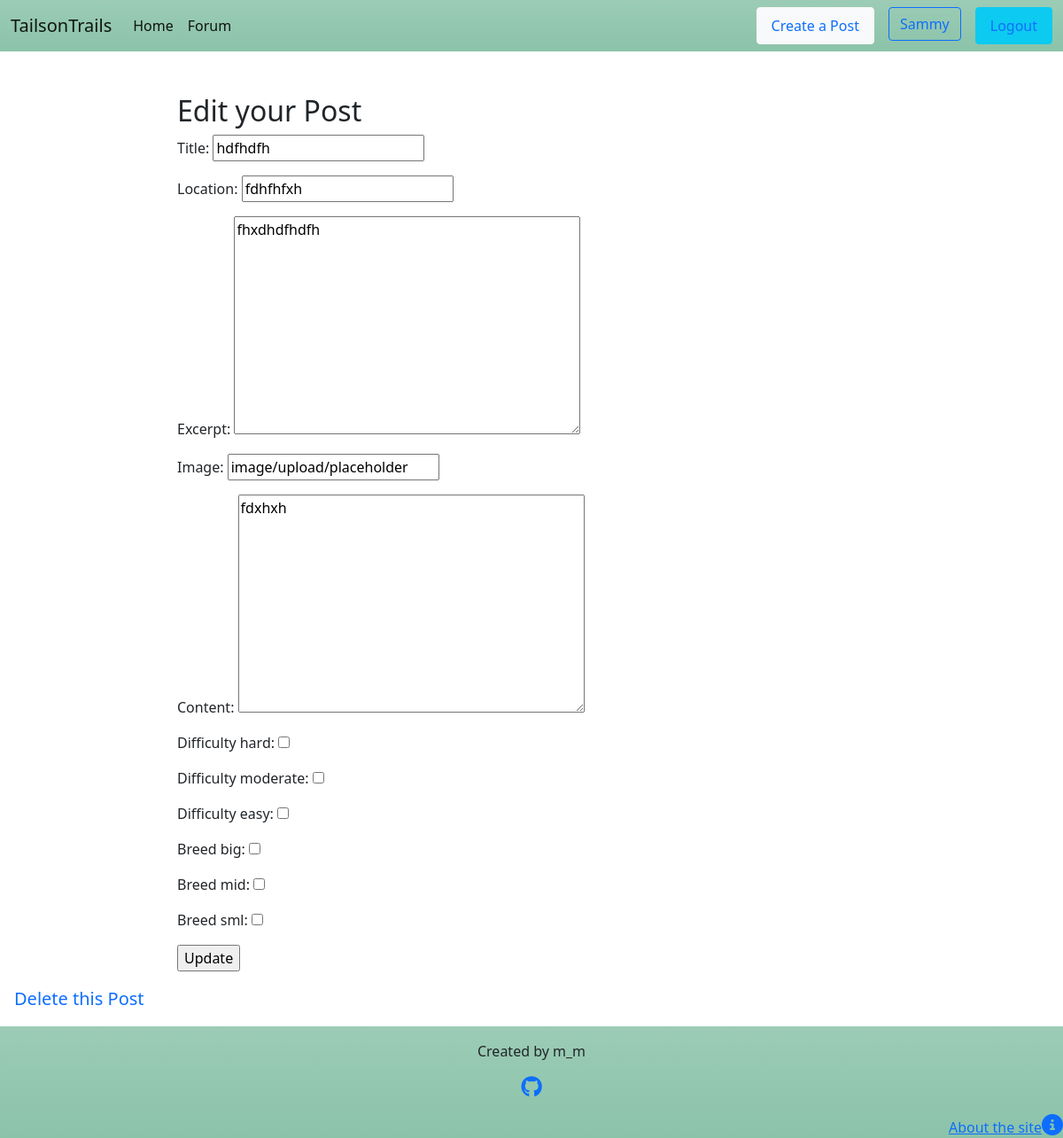
Page /edit_post/hdfhdfh (signed in) on the committed database.
### forum/models.py (models this page shows, shortened)
class Post(models.Model):
    title = models.CharField(max_length=200, unique=True)
    location = models.CharField(max_length=50)
    slug = models.SlugField(max_length=200, unique=True)
    author = models.ForeignKey(
        User, on_delete=models.CASCADE, related_name="forum_posts"
    )
    featured_image = CloudinaryField('image', default='placeholder')
    excerpt = models.TextField(blank=True)
    updated_on = models.DateTimeField(auto_now=True)
    content = models.TextField()
    difficulty_hard = models.BooleanField(default=False)
    difficulty_moderate = models.BooleanField(default=False)
    difficulty_easy = models.BooleanField(default=False)
    breed_big = models.BooleanField(default=False)
    breed_mid = models.BooleanField(default=False)
    breed_sml = models.BooleanField(default=False)
    created_on = models.DateTimeField(auto_now_add=True)
    status = models.IntegerField(choices=STATUS, default=0)
    likes = models.ManyToManyField(
        User, related_name='blogpost_like', blank=True)
    class Meta:
        ordering = ["-created_on"]

### forum/views.py (the view)
# urls.py: path('edit_post/<slug:slug>', views.edit_post, name='post_edit'),
def edit_post(request, slug):
    post = get_object_or_404(Post, slug=slug)
    if request.user != post.author:
        raise Http404
    edit_post_form = forms.CreatePostForm(request.POST or None, instance=post)
    if edit_post_form.is_valid():
        edit_post_form.save()
        return redirect('posts')
    return render(
                request, 'post_edit.html',
                context= {'edit_post_form': edit_post_form,
                'slug': slug},
                )

### forum/forms.py
class CreatePostForm(forms.ModelForm):
    title = forms.CharField(label='Title')
    class Meta:
        model = Post
        fields = ('title', 'location', 'excerpt',
        'featured_image', 'content','difficulty_hard',
        'difficulty_moderate','difficulty_easy',
        'breed_big', 'breed_mid','breed_sml' )

### templates/post_edit.html (shortened to what this page needs)
{% extends "base.html" %}
{% block content %}
<div class="col col-md-8 offset-md-2 mt-5">
    <h2>Edit your Post</h2>
<form method="POST">
    {{ edit_post_form.as_p }}
    <input type="submit" value="Update" class="mb-3">
</form>
</div>
<p><a class="navbar-brand ms-3" href="{% url 'post_delete' slug=slug %}">Delete this Post</a></p>
{% endblock %}

### templates/base.html (shortened to what this page needs)
{% load static %}
<!DOCTYPE html>
<html lang="en">
<head>
    <link href="https://cdn.jsdelivr.net/npm/bootstrap@5.1.1/dist/css/bootstrap.min.css" rel="stylesheet"
>
    <link rel="stylesheet" href="{% static 'css/style.css' %}">
</head>
<body>
    <header>
        <nav class="navbar navbar-expand-lg navbar-light bg-success bg-gradient bg-opacity-50">
            <div class="container-fluid">
                <a class="navbar-brand" href="{% url 'home' %}"><span class="brand">T<span>ails</span>on<span
                            class="brand">T</span>rails</span></span></a>
                <div class="collapse navbar-collapse" id="navbarText">
                    <ul class="navbar-nav me-auto mb-2 mb-lg-0">
                        <li class="nav-item">
                            <a class="nav-link active" aria-current="page" href="{% url 'home' %}">Home</a>
                        </li>
                        <li class="nav-item">
                            <a class="nav-link active" aria-current="page" href="{% url 'posts' %}">Forum</a>
                        </li>
                    </ul>
                    <ul class="nav">
                        {% if user.is_authenticated %}
                        <li class="nav-item">
                            <a class="nav-link btn btn-light me-3" href="{% url 'create_post' %}">Create a Post</a>
                        </li>
                        <li class="nav-item">
                            <a class="btn btn-outline-primary me-3"
                                href="{% url 'profile_edit' %}">{{user.username|title}}</a>
                        </li>
                        <li class="nav-item">
                            <a class="nav-link btn btn-info" href="{% url 'account_logout' %}">Logout</a>
                        </li>
                        {% endif %}
                    </ul>
                </div>
            </div>
        </nav>
    </header>
    <main>
        {% block content %}
        {% endblock %}
    </main>
    <footer class="bg-success bg-gradient bg-opacity-50">
            <div class="text-center mt-3">
                <p class="d-block"> Created by m_m</p>
                <p><a href="https://github.com/" target="_blank" rel="noopener"
                        aria-label="Open our Github page in a new tab"><i class="fab fa-github fs-4"></i></a></p>
            </div>
            <div class="d-flex justify-content-end">
                <a href="#"><span>About the site</span><i class="fas fa-info-circle fs-4"></i></a>
            </div>
    </footer>
</body>
</html>

### static/css/style.css (style rules this page uses)
body { display: flex; flex-flow: column; min-height: 100vh; overflow-x: hidden; }
main { flex: 1; }

### rows in the picture
Post: title "hdfhdfh", location "fdhfhfxh", excerpt "fhxdhdfhdfh", featured_image "image/upload/placeholder", content "fdxhxh"

### other values in the picture
{{ user.username|title }} "Sammy"
